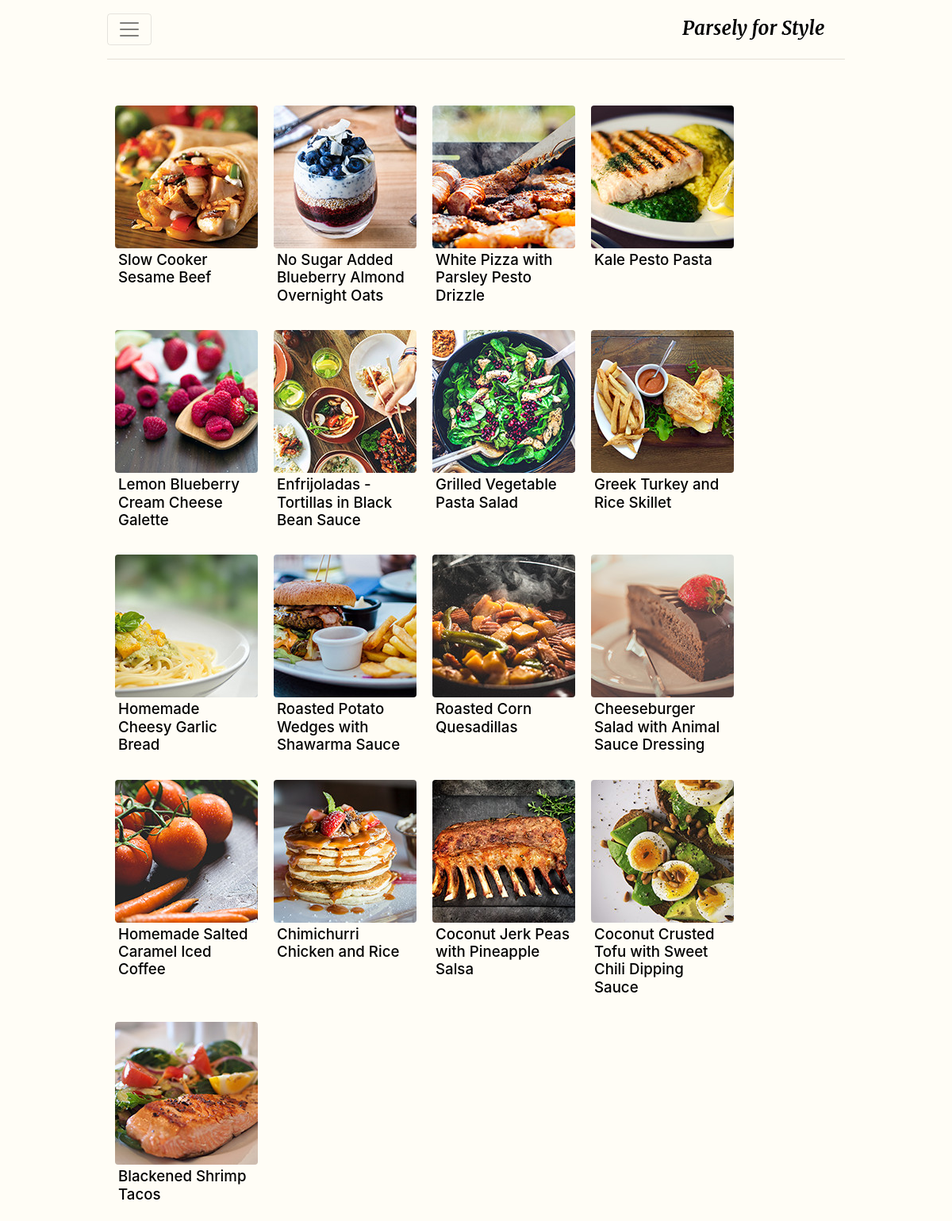
The app's page /recipes/ with its own data.
### plan/models.py (models this page shows, shortened)
class Recipe(models.Model):
	title = models.CharField(max_length=100)
	summary = models.CharField(max_length=500)
	preptime = models.IntegerField()
	cooktime = models.IntegerField()
	servings = models.IntegerField()
	instruction = models.CharField(max_length=5000)

### plan/views.py (the view)
# urls.py: url(r'^recipes/$', views.RecipeListView.as_view(), name='recipes'),
class RecipeListView(generic.TemplateView):
	model = Recipe
	template_name = 'plan/recipes.html'
	def get_context_data(self, **kwargs):
		context = super(RecipeListView, self).get_context_data(**kwargs)
		context['latest'] = Recipe.objects.order_by('id')[:17]
		return context

### plan/templates/plan/recipes.html
{% extends "plan/base.html" %}
{% block content %}
<div class="row" style="padding-top:3rem">
  {% if latest %}
    <div class="col-md-12">
      <div class="masonry">
      {% for recipe in latest %}
        <a href="/addrecipe/{{ recipe.id }}/" class='shot'>
          <img src="/static/plan/180food_{{ recipe.id }}.jpg" style="height: 180px; width: 180px;" alt="Food image" class="rounded">
          <h4>{{ recipe.title }}</h4>
        </a>
      {% endfor %}
      </div>
      {% endif %}
    </div>
</div>
{% endblock%}

### plan/templates/plan/base.html (shortened to what this page needs)
<!DOCTYPE html>
<html lang="en">
  <head>
    <link rel="stylesheet" href="https://maxcdn.bootstrapcdn.com/bootstrap/4.0.0-alpha.6/css/bootstrap.min.css">
    {% load static %}
    <link href="{% static "plan/starter-template.css" %}" rel="stylesheet">
  </head>
  <body>
    <div id="app" class="container">
      <nav class="navbar navbar-toggleable-xl navbar-light bg-faded" style="background: transparent;">
        <button class="navbar-toggler navbar-toggler-right" type="button" data-toggle="collapse" data-target="#navbarNavDropdown" aria-controls="navbarNavDropdown" aria-expanded="false" aria-label="Toggle navigation">
            <span class="navbar-toggler-icon"></span>
        </button>
        <a class="navbar-brand" href="/">
          <img src="{% static "plan/logo.png" %}"/>
        </a>
      </nav>
    </div>
    <div id="content" class="container">
      {% block content %}
      {% endblock %}
    </div>
  </body>
</html>

### plan/static/plan/starter-template.css (style rules this page uses)
body { background: #FFFDF6; }
.navbar { padding: 0.75rem 0; border-bottom: 1px solid rgba(73,58,37,.15); }
.navbar img { filter: gray; -webkit-filter: grayscale(1); filter: grayscale(1); }
@media (min-width: 1200px) { .container { width: 960px; } }
.masonry { display: flex; flex-wrap: wrap; align-items: flex-start; }
.shot { width: 180px; margin: 10px; border-radius: 100px; }
.shot h4 { color:black; font-size: 14pt; padding:4px; }

### records on screen
Recipe: shows a picture, title "Slow Cooker Sesame Beef"
Recipe: shows a picture, title "No Sugar Added Blueberry Almond Overnight Oats"
Recipe: shows a picture, title "White Pizza with Parsley Pesto Drizzle"
Recipe: shows a picture, title "Kale Pesto Pasta"
Recipe: shows a picture, title "Lemon Blueberry Cream Cheese Galette"
Recipe: shows a picture, title "Enfrijoladas - Tortillas in Black Bean Sauce"
Recipe: shows a picture, title "Grilled Vegetable Pasta Salad"
Recipe: shows a picture, title "Greek Turkey and Rice Skillet"
Recipe: shows a picture, title "Homemade Cheesy Garlic Bread"
Recipe: shows a picture, title "Roasted Potato Wedges with Shawarma Sauce"
Recipe: shows a picture, title "Roasted Corn Quesadillas"
Recipe: shows a picture, title "Cheeseburger Salad with Animal Sauce Dressing"
Recipe: shows a picture, title "Homemade Salted Caramel Iced Coffee"
Recipe: shows a picture, title "Chimichurri Chicken and Rice"
Recipe: shows a picture, title "Coconut Jerk Peas with Pineapple Salsa"
Recipe: shows a picture, title "Coconut Crusted Tofu with Sweet Chili Dipping Sauce"
Recipe: shows a picture, title "Blackened Shrimp Tacos"
